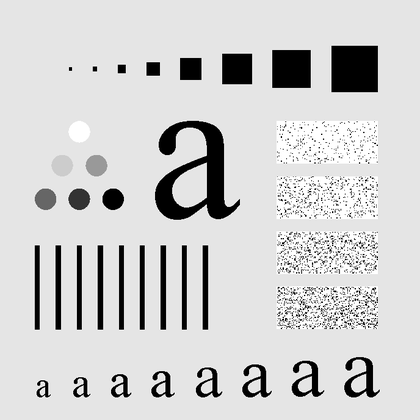
%> input picture Week2/testimg.tif, 420 x 420 px, shrunk from 688 x 688 before the run
$ octave q1.m   (GNU Octave 9; MATLAB toolbox functions it lacks are replaced by stand-ins)
%> lines starting %> are read from the running program, lines starting %| are printed output that depends on the picture; in (x1, y1, x2, y2) boxes, pixels count from 0 and x2, y2 are one past the last pixel; in counts of white or black regions, pixels touching at a corner belong together; the program's own positions count from 1
### Week2/applyFilter.m
% Question 2.1 - applyFilter method
% Jens Raaby
% September 2012

function [ filteredImage ] = applyFilter( image, filter, filterType, visualise )
%APPLYFILTER This function applies the given filter to the given image
%   image - a matrix representing grayscale pixels
%   filterType - either 'spatial' or 'Fourier' (domain of the filter).
%   Default is Fourier
%   filter - the matrix representing the filter
%   visualise - determines whether the function shows a visual
%   representation of the filtering operation

error(nargchk(2, 4, nargin));  % Allow 2 to 4 inputs

    % Process the input image:
    original = im2double(image);
    [M N] = size(original);

    % padding dimensions
    P = 2*M; Q = 2*N;

    % Create a zero-padded version of the original image
    f_padded = zeros(P,Q);
    f_padded(1:M,1:N) = original;

    % Compute the Discrete Fourier Transform of the padded image:
    F = fft2(f_padded);
    F = fftshift(F);

    % Handle the filter:
    if (nargin>2 && strcmp(filterType, 'spatial'))
        % Caller has specified spatial filter type
        % Need to transform to Fourier and ensure padded to size P x Q
        H = fftshift(fft2(filter,P,Q));

    else
        % Assume Fourier filter supplied
        H = filter;

        % Need to ensure the size of the filter and image match
        if (size(H) ~= size(F))
            error('Image and filter size must agree');
        end


    end

    % Perform the filtering
    G = H .* F;

    % Convert the result back into the spatial domain
    g_padded = real(ifft2(double(G)));

    % Remove padding
    filteredImage = abs(g_padded(1:M, 1:N));

    % Visualisation:
    if (nargin>3)
       if (visualise)
           % Caller has requested visualisation

            % displays image, filter and filtering result in fequency and
            % spatial domains
            subplot(2,3,1);
            imshow(log(1+abs(F)),[]);
            title('Fourier image');

            subplot(2,3,2);
            imshow(real(H));
            title('Fourier filter');

            subplot(2,3,3);
            imshow(log(1+abs((G))),[]);
            title('Filtered image (Fourier)');

            subplot(2,3,4);
            imshow(original);
            title('Spatial image');

            subplot(2,3,5);
            imshow(abs(real(ifft2(H))));
            title('Spatial filter');

            subplot(2,3,6);
            imshow(filteredImage);
            title('Filtered image (spatial domain)');
       end
    end
end

### Week2/q1.m
% Question 2.1
% Jens Raaby
% September 2012

%% Initialise
clear all;

image = im2double(imread('testimg.tif'));
%> image: size 420x420 double; min 0, max 1, mean 0.812
[M N] = size(image);
%> M = 420; N = 420

% Calculate the padding dimensions:
P=M*2; Q=N*2;
%> after `P=M*2`: P = 840
%> after `Q=N*2`: Q = 840

%% Create a 5x5 averaging filter

FivebyFiveAveraging = 1/25 * ones(5,5);

averaged  = applyFilter(image,FivebyFiveAveraging,'spatial',true);
%> in applyFilter, `f_padded(1:M,1:N) = original;`:
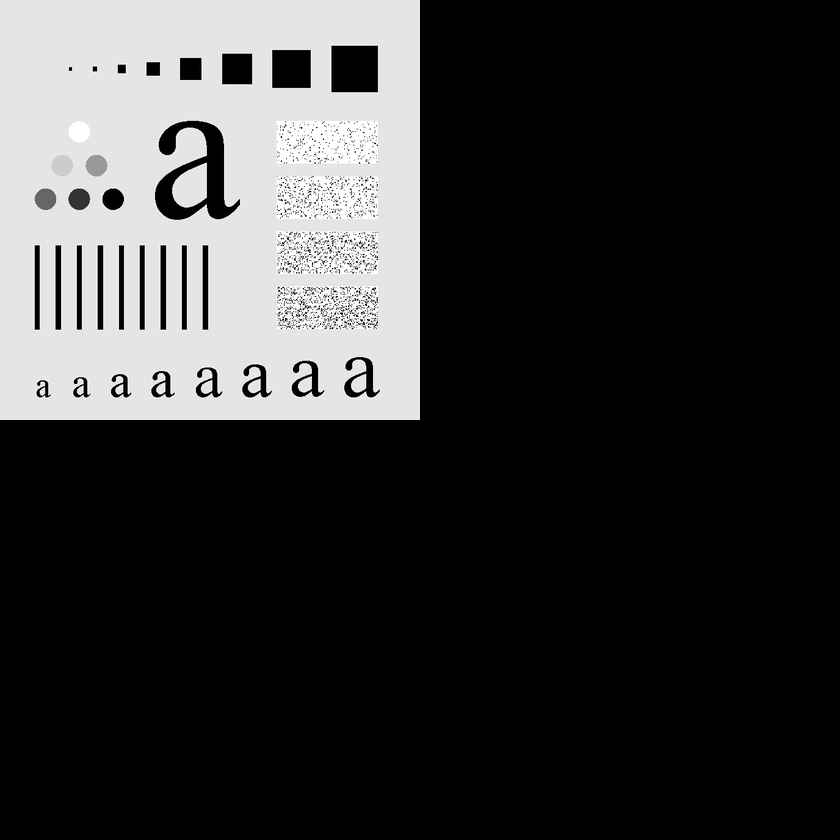
%> f_padded: size 840x840 double; min 0, max 1, mean 0.203
%> in applyFilter, `g_padded = real(ifft2(double(G)));`:
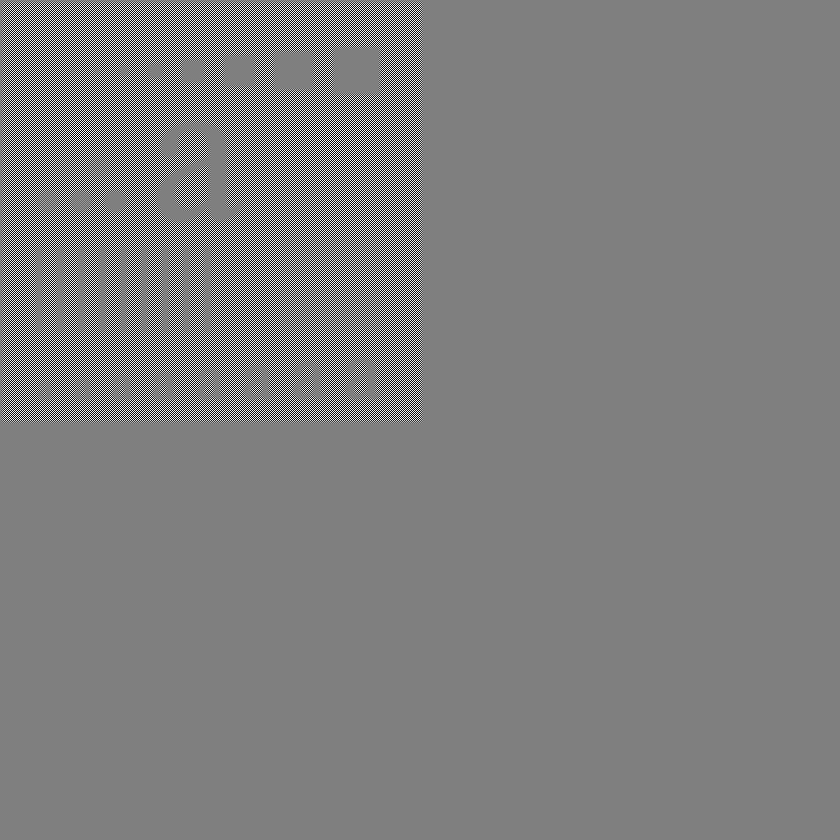
%> g_padded: size 840x840 double; min -1, max 1, mean 1.04e-07; drawn with min black and max white
%> in applyFilter, `imshow(log(1+abs(F)),[]);`:
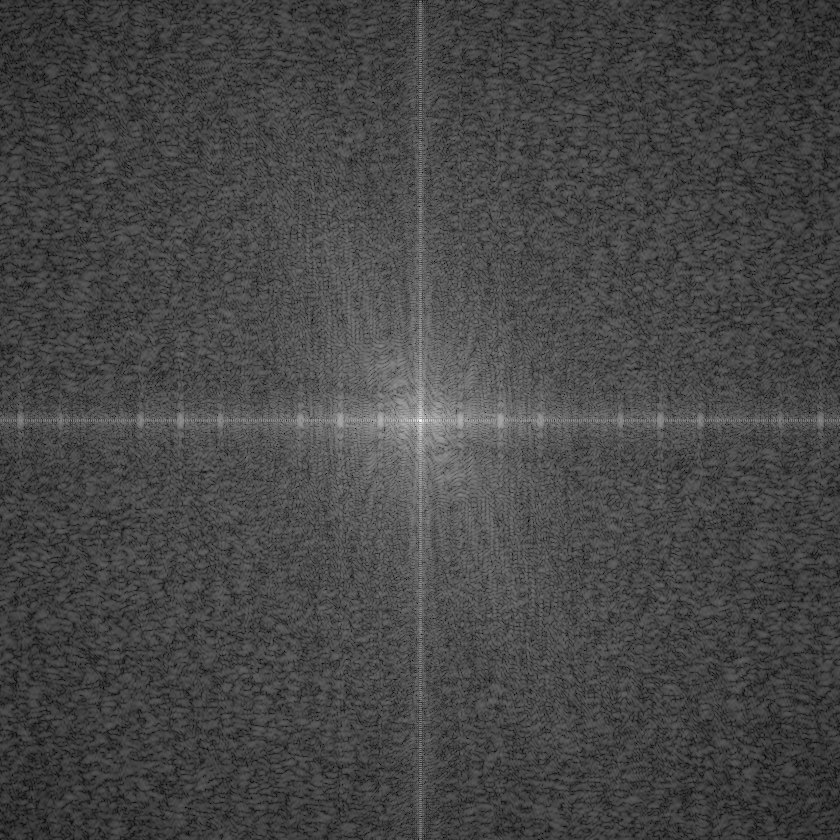
%> displayed picture: size 840x840, on the screen's scale of 0 to 255; min 0, max 255, mean 70.2
%> in applyFilter, `imshow(log(1+abs((G))),[]);`:
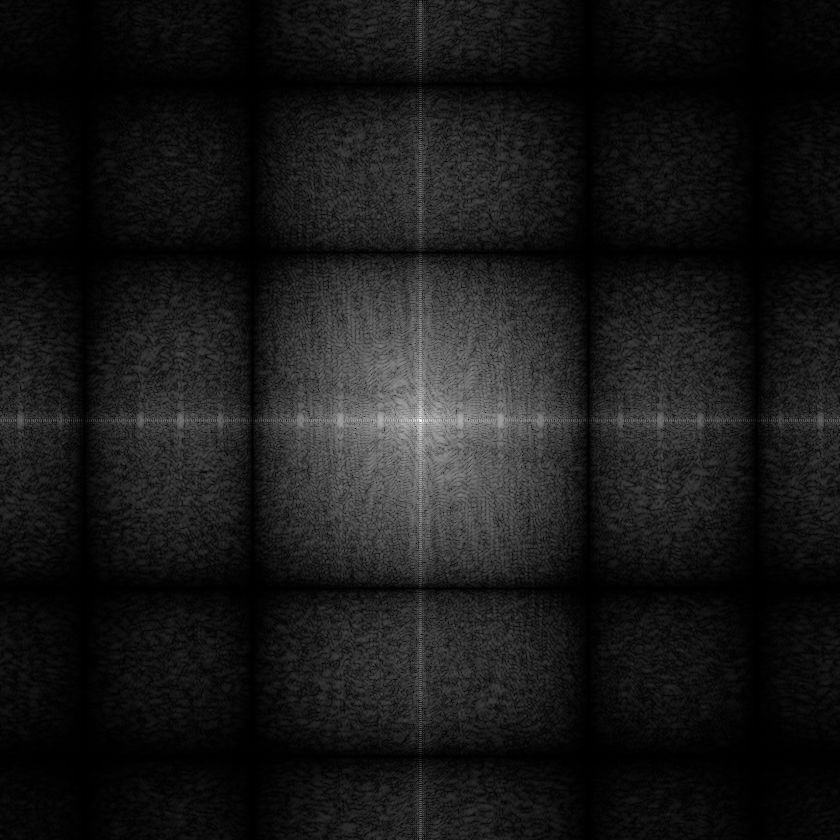
%> displayed picture: size 840x840, on the screen's scale of 0 to 255; min 0, max 255, mean 23.9

% pre-conversion to Fourier for testing the appleFilter function:
%FivebyFiveFourier = fftshift(fft2(FivebyFiveaveraging,P,Q));
%averagedF  = applyFilter(image,FivebyFiveFourier,'Fourier',true);

%% Create an ideal Low Pass filter

% set the cutoff frequency:
cutoff = 50;
LowPass = zeros(P,Q);
    for i=1:P
        for j = 1:Q
            % distance between current pixel and centre of padded image
            d_ij = sqrt((i-(P/2))^2+(j-(Q/2))^2);

            if (d_ij <= cutoff)
                LowPass(i,j) = 1;
            else
                LowPass(i,j) = 0;
            end
        end
    end
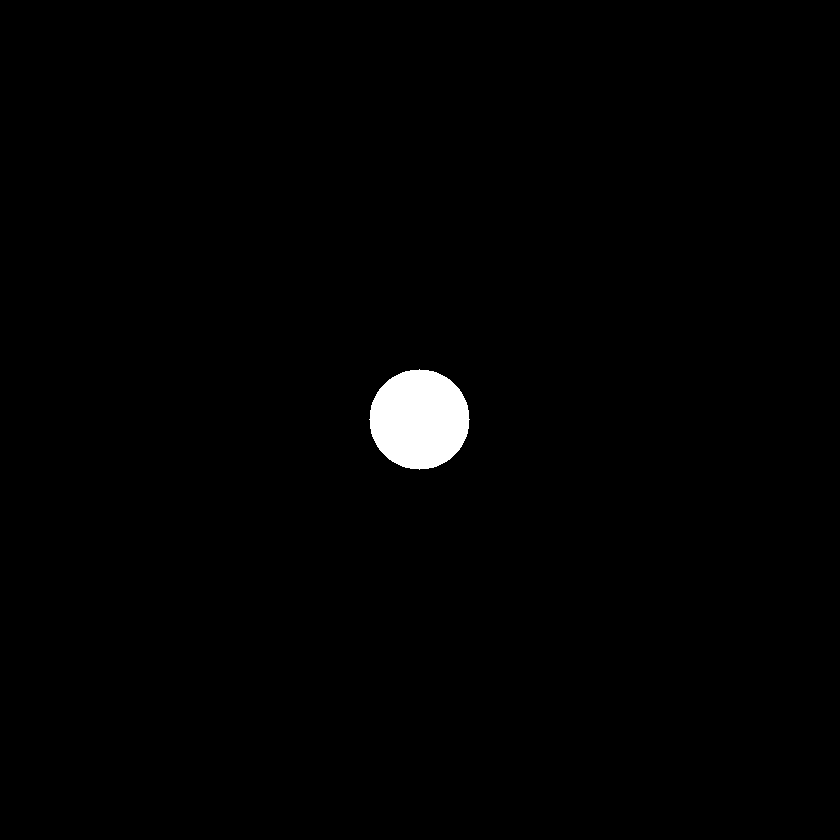
%> LowPass: size 840x840 double; values 0 (black) and 1 (white), 1.1% white; 1 white region, box (x1, y1, x2, y2) and area: (369, 369, 470, 470) 7845

lowPassed = applyFilter(image,LowPass,'Fourier',true);
%> call 2 of applyFilter, with filterType = 'Fourier', visualise = true
%> in applyFilter (call 2), `filteredImage = abs(g_padded(1:M, 1:N));`:
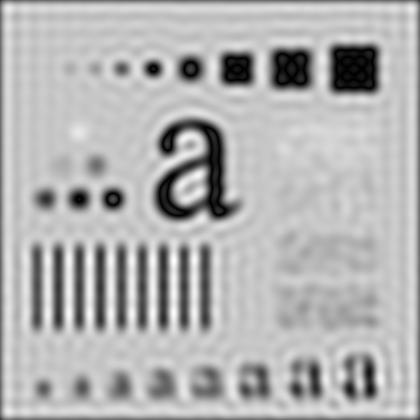
%> filteredImage: size 420x420 double; min 5.37e-05, max 1.15, mean 0.808; drawn with min black and max white
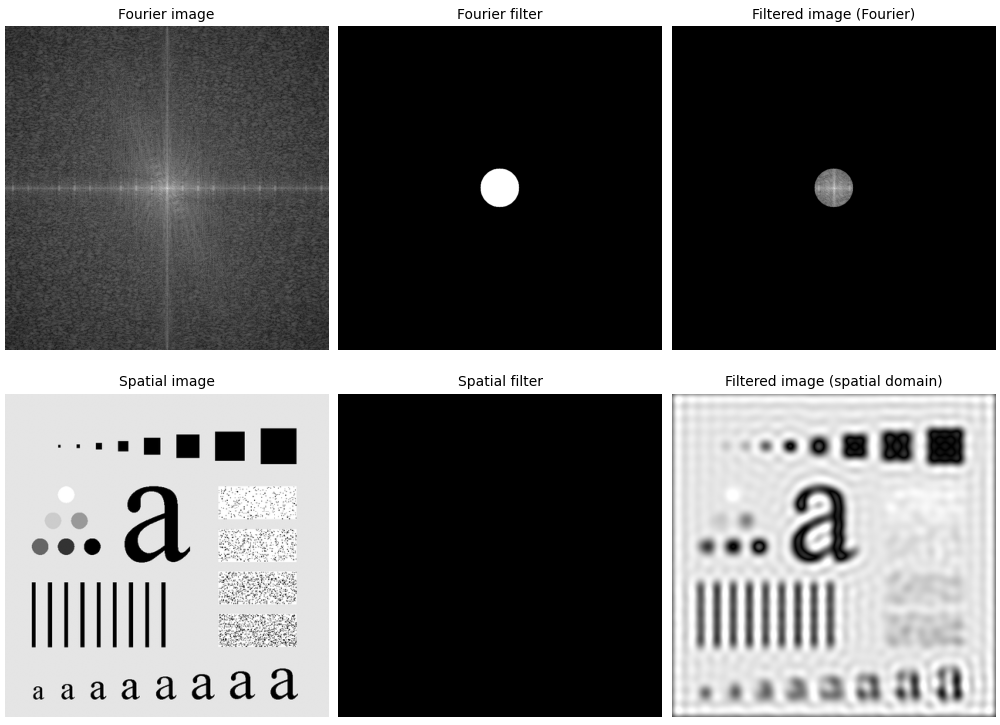
%> figure redrawn from the program's plot data, 6 panels

%% Save the results
% Using PNG as it seems to work better with my LaTeX installation.
imwrite((image),'report/q1-originaltest.png','png');
imwrite((averaged),'report/q1-averagedtest.png','png');
imwrite((lowPassed),'report/q1-lptest.png','png');
